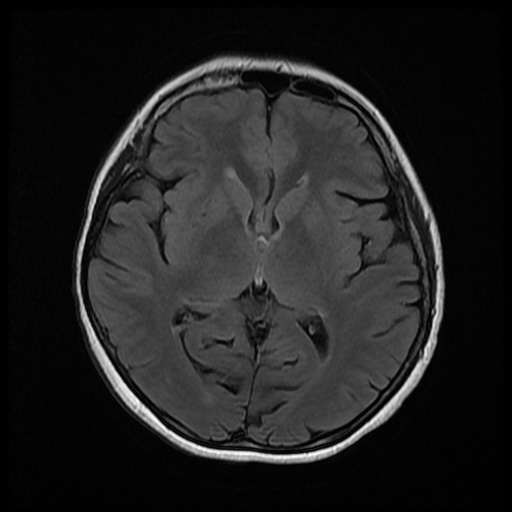
#> input picture dataset/Normal/Normal (901).jpg, 512 x 512 px; its folder holds only this picture in this run
$ python main.py
#> lines starting #> are read from the running program, lines starting #| are printed output that depends on the picture
import os
import cv2
import numpy as np
import joblib
from sklearn.model_selection import train_test_split
from sklearn.preprocessing import StandardScaler
from sklearn.neighbors import KNeighborsClassifier
from sklearn.metrics import accuracy_score, confusion_matrix,f1_score,precision_score,recall_score

data = []
labels = []
img_size=64

for category in ["Normal","tumor"]:
    folder= os.path.join("dataset",category)
    label=1 if category == "tumor" else 0
    for img_name in  os.listdir(folder):
        img_path=os.path.join(folder,img_name)
        img=cv2.imread(img_path)
#> img is the input picture: shape (512, 512, 3); min 0, max 255, mean 33.4

        if img is not None:
            gray = cv2.cvtColor(img,cv2.COLOR_BGR2GRAY)
            resized = cv2.resize(gray, (img_size, img_size))
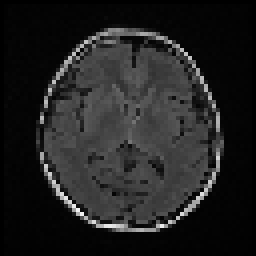
#> resized: shape (64, 64) (shown 4 times larger); min 0, max 243, mean 33.4
            vector = resized.flatten()
#> vector = 4096 values, max 243 at index 3347, min 0 at index 0, mean 33.44

            data.append(vector)
            labels.append(label)
#> pass 2 of the loop `for category in ["Normal","tumor"]:`:
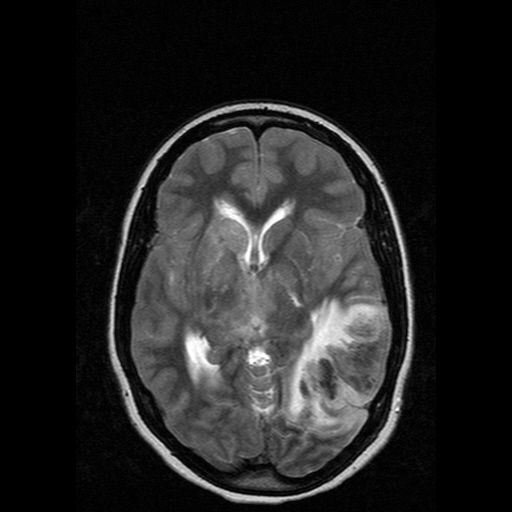
#> input picture dataset/tumor/Tumor (897).jpg, 512 x 512 px
#> img is the input picture: shape (512, 512, 3); min 0, max 255, mean 35.1
#> `resized = cv2.resize(gray, (img_size, img_size))`:
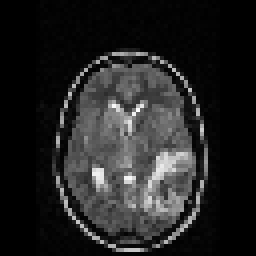
#> resized: shape (64, 64) (shown 4 times larger); min 0, max 255, mean 35.4
#> vector = 4096 values, max 255 at index 1762, min 0 at index 0, mean 35.38

X = np.array(data)
y = np.array(labels)

# print("Data shape:", X.shape)


X_train,X_test,y_train,y_test=train_test_split(
    X,y,test_size=0.3,random_state=42
)
#> y_train = [0]; y_test = [1]

scaler=StandardScaler()

X_train=scaler.fit_transform(X_train)
X_test=scaler.transform(X_test)

model = KNeighborsClassifier(n_neighbors=5)
model.fit(X_train, y_train)

#> (the run stopped early here; a loop or call above may not have finished)
